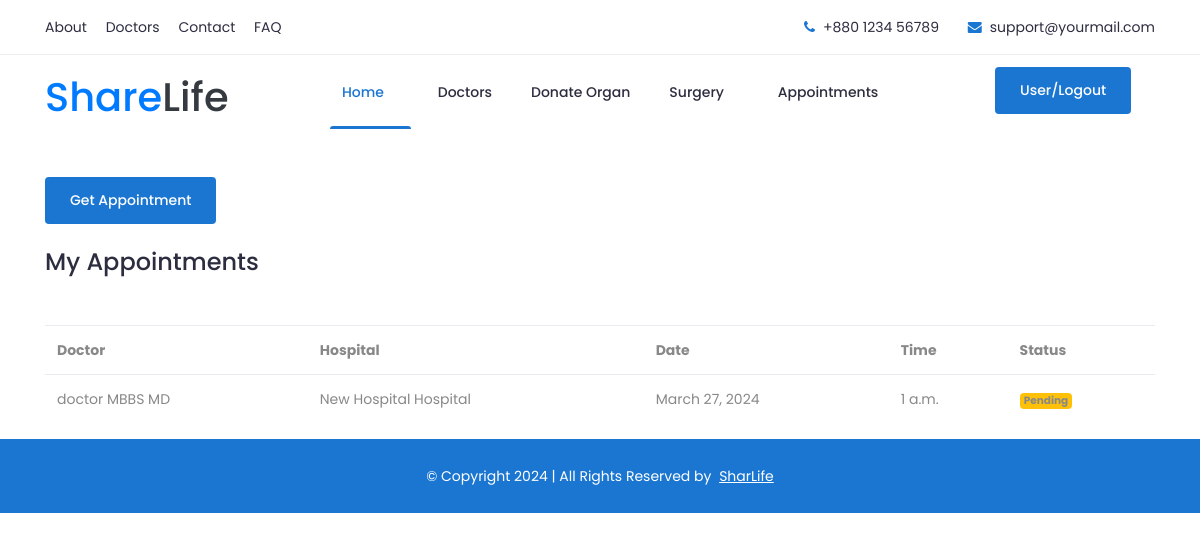
The page /Donation/MyAppointments (signed in) on the database as committed earlier.
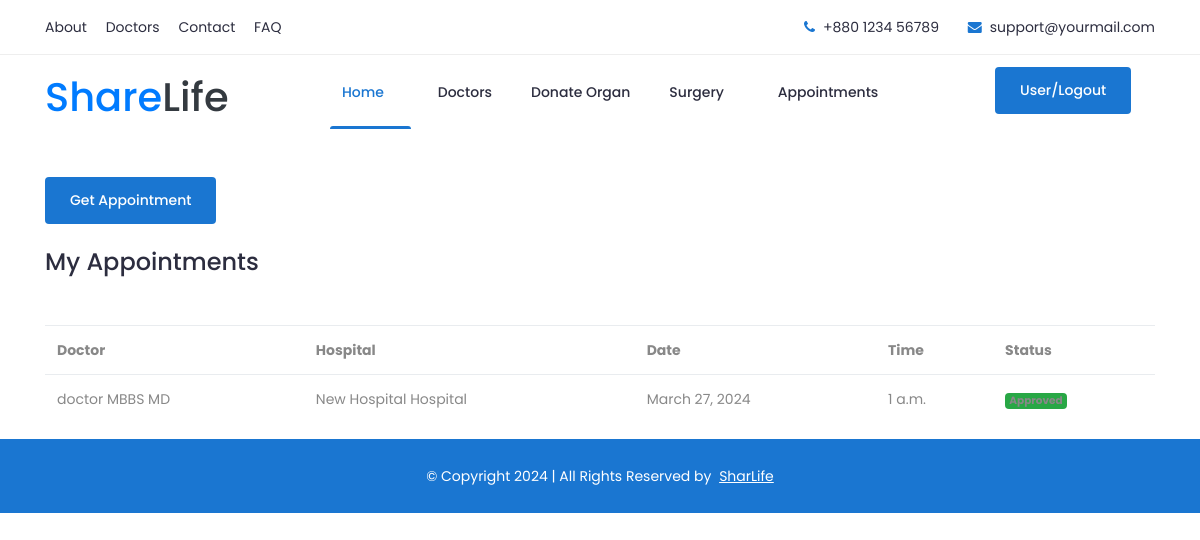
The same page on the database as committed later.
### Donation/models.py (models this page shows, shortened)
class Consutation(models.Model):
    doctor = models.ForeignKey(DoctorProfile, on_delete = models.SET_NULL, null = True)
    hospitel = models.ForeignKey(HospitalProfile, on_delete = models.SET_NULL, null = True)
    patient = models.ForeignKey(User, on_delete = models.CASCADE, null = True)
    date = models.DateField(auto_now_add = False)
    time = models.TimeField(auto_now_add = False)
    approval = models.BooleanField(default = False)

### Home/models.py (models this page shows)
class DoctorProfile(models.Model):
    user = models.ForeignKey(User, on_delete=models.CASCADE,null = True)
    last_name = models.CharField(max_length=255)
    Address = models.CharField(max_length=255)
    district = models.CharField(max_length=255)
    state = models.CharField(max_length=255)
    phone = models.CharField(max_length=20)
    Specilisation = models.CharField(max_length=255)
    profile_pic = models.FileField(upload_to="profilepic")
    active = models.BooleanField(default = False)
    def __str__(self):
        return str(self.user.first_name) + " " + str(self.Specilisation)

class HospitalProfile(models.Model):
    user = models.ForeignKey(User, on_delete=models.CASCADE,null = True)
    name = models.CharField(max_length=255)
    Address = models.CharField(max_length=255)
    district = models.CharField(max_length=255)
    state = models.CharField(max_length=255)
    phone = models.CharField(max_length=20)
    profile_pic = models.FileField(upload_to="profilepic")
    active = models.BooleanField(default = False)
    def __str__(self):
        return str(self.name) + " Hospital"

### Donation/views.py (the view)
# urls.py: path("MyAppointments",views.MyAppointments,name="MyAppointments"),
def MyAppointments(request):
    consultation = Consutation.objects.filter(patient = request.user)
    context = {
        "consultation":consultation
    }
    return render(request,"myappointments.html",context)

### templates/myappointments.html (shortened to what this page needs)
{% extends 'index.html' %}
{% block content %}
<div class="container mt-5">
        <a href="{%url 'GetAppoinment' %}" class="btn">Get Appointment</a>
        <br><br>
        <h4>My Appointments</h4><br><br>
    <table class="table">
        <tr>
            <th>Doctor</th>
            <th>Hospital</th>
            <th>Date</th>
            <th>Time</th>
            <th>Status</th>
        </tr>
        {% for i in consultation %}
        <tr>
            <td>{{i.doctor}}</td>
            <td>{{i.hospitel}}</td>
            <td>{{i.date}}</td>
            <td>{{i.time}}</td>
            <td>
                {% if i.approval == False %}
                <span  class="badge bg-warning">Pending</span>
                {% else %}
                <span class="badge bg-success">Approved</span>
                {% endif %}
            </td>
        </tr>
        {% endfor %}
    </table>
</div>
{% endblock %}

Rows that differ between the two databases and show on the page:
changed Consutation "doctor MBBS MD": approval "Pending" → "Approved"
